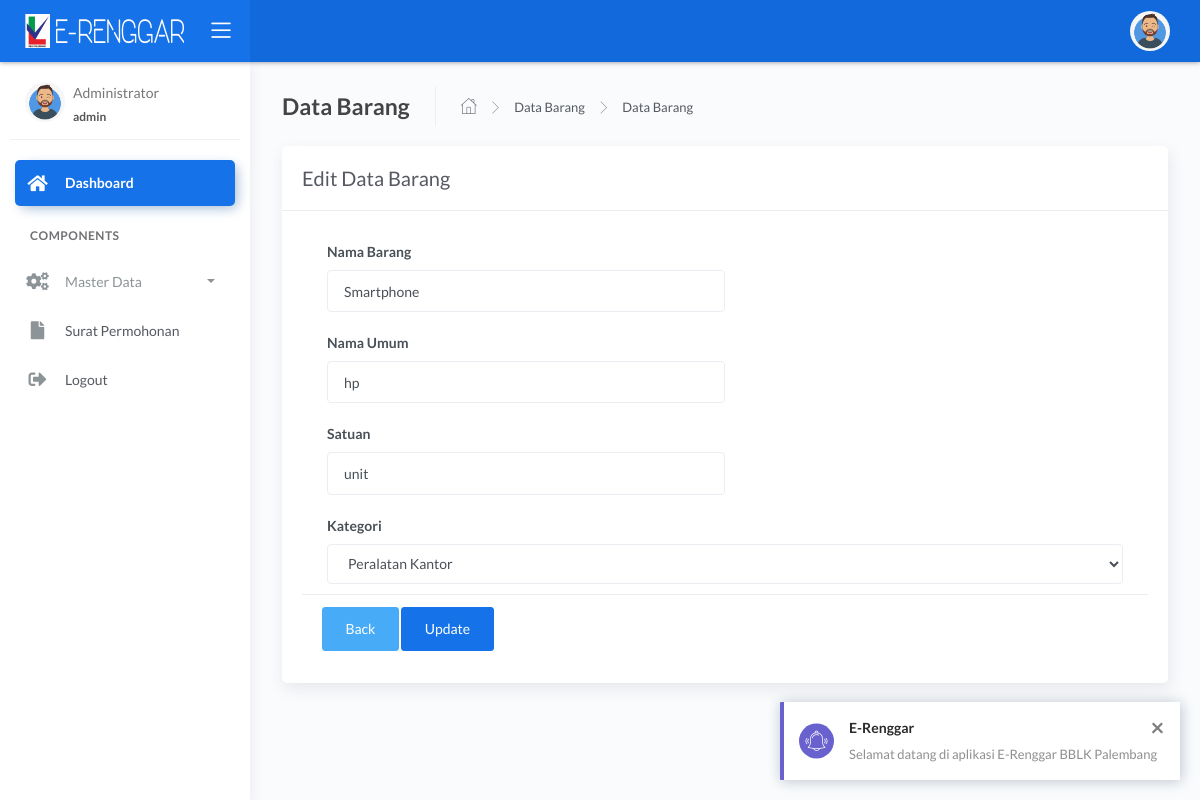
The page /operator/barang.php?edit&id_barang=1 (signed in) on the database as committed earlier.
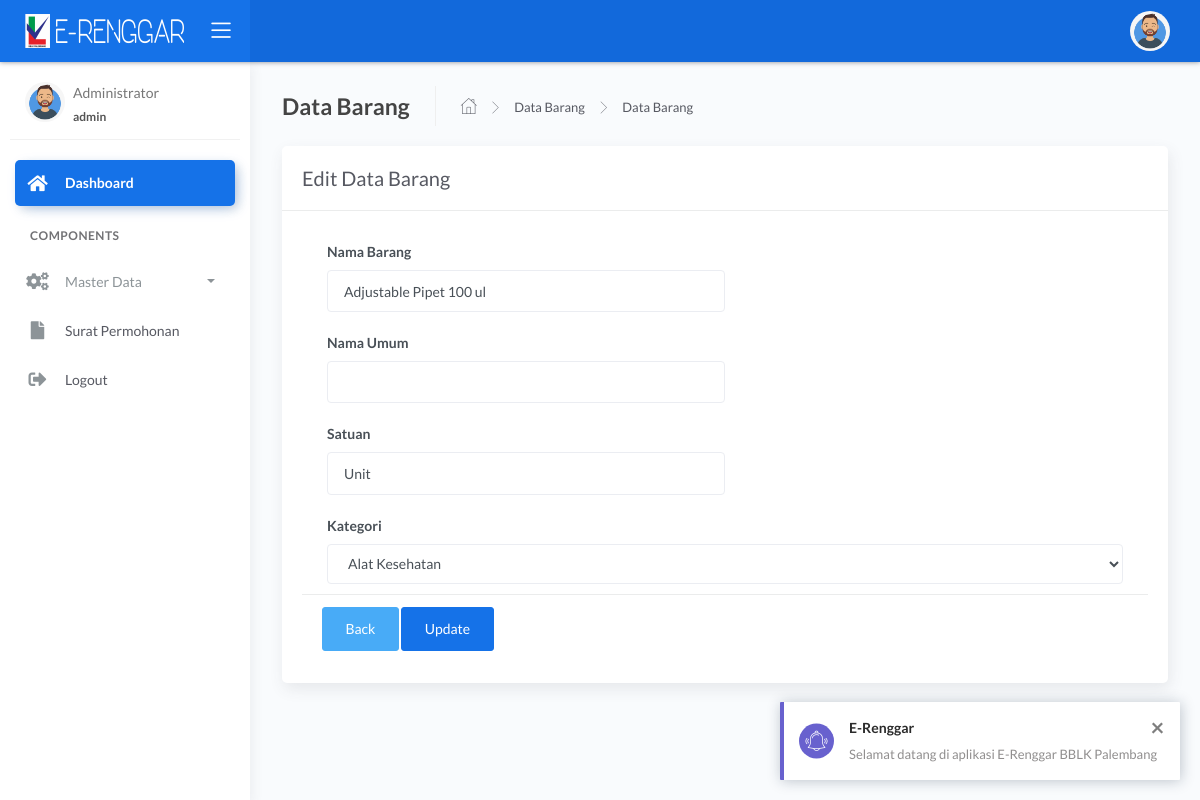
The same page on the database as committed later.
### tables this page shows
CREATE TABLE `barang` (
  `id_barang` int(11) NOT NULL,
  `nama_barang` varchar(255) NOT NULL,
  `nama_umum` varchar(255) NOT NULL,
  `satuan` varchar(255) NOT NULL,
  `kategori` enum('Alat Kesehatan','Pengolah Data','Peralatan Kantor','') NOT NULL
);

### operator/barang.php (the view, shortened to what this page needs)
<?php include 'header.php';
?>
	<div class="main-panel">
			<div class="content">
				<div class="page-inner">
					<div class="page-header">
						<h4 class="page-title">Data Barang</h4>
						<ul class="breadcrumbs">
							<li class="nav-home">
								<a href="#">
									<i class="flaticon-home"></i>
								</a>
							</li>
							<li class="separator">
								<i class="flaticon-right-arrow"></i>
							</li>
							<li class="nav-item">
								<a href="#">Data Barang</a>
							</li>
							<li class="separator">
								<i class="flaticon-right-arrow"></i>
							</li>
							<li class="nav-item">
								<a href="barang.php?data">Data Barang</a>
							</li>
						</ul>
					</div>
<?php if(isset($_GET['edit'])){ ?>
<div class="row">
						<div class="col-md-12">
							<div class="card">
								<div class="card-header">
									<h4 class="card-title">Edit Data Barang</h4>
								</div>
								<div class="card-body">
<?php
$id_barang=$_GET['id_barang'];
$det=mysqli_query($koneksi,"SELECT * FROM barang where id_barang='$id_barang' ")or die(mysql_error());
while($d=mysqli_fetch_array($det)){
?>
 <form action="" method="post" class="form-horizontal" enctype="multipart/form-data">
	<div class="form-group">
		<label class="col-sm-3 control-label no-padding-right" for="form-field-1-1"> Nama Barang </label>
		<div class="col-sm-12">
			<input type="text" id="form-field-1-1" placeholder="" name="nama_barang" value="<?php echo $d['nama_barang']?>" class="form-control col-xs-10 col-sm-6" />
		</div>
	</div>
	<div class="form-group">
		<label class="col-sm-3 control-label no-padding-right" for="form-field-1-1"> Nama Umum</label>
		<div class="col-sm-12">
			<input type="text" id="form-field-1-1" placeholder="" name="nama_umum" value="<?php echo $d['nama_umum']?>" class="form-control col-xs-10 col-sm-6" />
		</div>
	</div>
	<div class="form-group">
		<label class="col-sm-3 control-label no-padding-right" for="form-field-1-1"> Satuan</label>
		<div class="col-sm-12">
			<input type="text" id="form-field-1-1" placeholder="" name="satuan" value="<?php echo $d['satuan']?>" class="form-control col-xs-10 col-sm-6" />
		</div>
	</div>
	<div class="form-group">
		<label class="col-sm-3 control-label no-padding-right" for="form-field-1-1"> Kategori</label>
		<div class="col-sm-12">
			<select class="form-control" name="kategori">
				<option value="Alat Kesehatan" <?php if($d['kategori']=='Alat Kesehatan'){ echo "selected";} ?> >Alat Kesehatan</option>
				<option value="Peralatan Kantor" <?php if($d['kategori']=='Peralatan Kantor'){ echo "selected";} ?>>Peralatan Kantor</option>
			</select>
		</div>
	</div>
        <div class="card-footer">
        <a class="btn btn-info" href="?data"><span class="glyphicon glyphicon-arrow-left"></span>  Back</a>
          <input type="submit" name="submit1" class="btn btn-primary" value="Update">
          </form>
        </div>
      </div>
								</div>
						</div>
					</div>
				</div>
<?php
}
?>
<?php } ?>
				</div>
			</div>

Rows that differ between the two databases and show on the page:
changed barang: nama_barang "Smartphone" → "Adjustable Pipet 100 ul"; nama_umum "hp" → (not shown); satuan "unit" → "Unit"; kategori "Peralatan Kantor" → "Alat Kesehatan"
